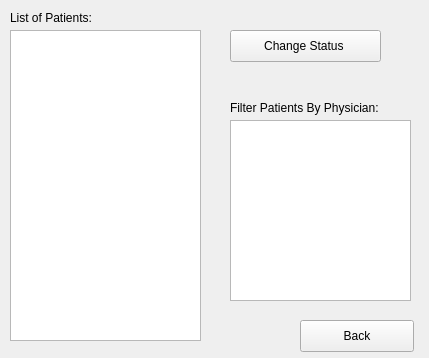
<?xml version="1.0" encoding="UTF-8"?>
<ui version="4.0">
 <class>PatientWindow</class>
 <widget class="QWidget" name="PatientWindow">
  <property name="geometry">
   <rect>
    <x>0</x>
    <y>0</y>
    <width>429</width>
    <height>358</height>
   </rect>
  </property>
  <property name="windowTitle">
   <string>Patient</string>
  </property>
  <widget class="QListView" name="listView">
   <property name="geometry">
    <rect>
     <x>10</x>
     <y>30</y>
     <width>191</width>
     <height>311</height>
    </rect>
   </property>
  </widget>
  <widget class="QLabel" name="label">
   <property name="geometry">
    <rect>
     <x>10</x>
     <y>10</y>
     <width>101</width>
     <height>16</height>
    </rect>
   </property>
   <property name="text">
    <string>List of Patients:</string>
   </property>
  </widget>
  <widget class="QLabel" name="label_2">
   <property name="geometry">
    <rect>
     <x>230</x>
     <y>100</y>
     <width>181</width>
     <height>16</height>
    </rect>
   </property>
   <property name="text">
    <string>Filter Patients By Physician:</string>
   </property>
  </widget>
  <widget class="QTableView" name="tableView">
   <property name="geometry">
    <rect>
     <x>230</x>
     <y>120</y>
     <width>181</width>
     <height>181</height>
    </rect>
   </property>
  </widget>
  <widget class="QPushButton" name="pushButton">
   <property name="geometry">
    <rect>
     <x>300</x>
     <y>320</y>
     <width>114</width>
     <height>32</height>
    </rect>
   </property>
   <property name="text">
    <string>Back</string>
   </property>
  </widget>
  <widget class="QPushButton" name="pushButton_2">
   <property name="geometry">
    <rect>
     <x>230</x>
     <y>30</y>
     <width>151</width>
     <height>32</height>
    </rect>
   </property>
   <property name="text">
    <string>Change Status </string>
   </property>
  </widget>
 </widget>
 <resources/>
 <connections/>
</ui>
